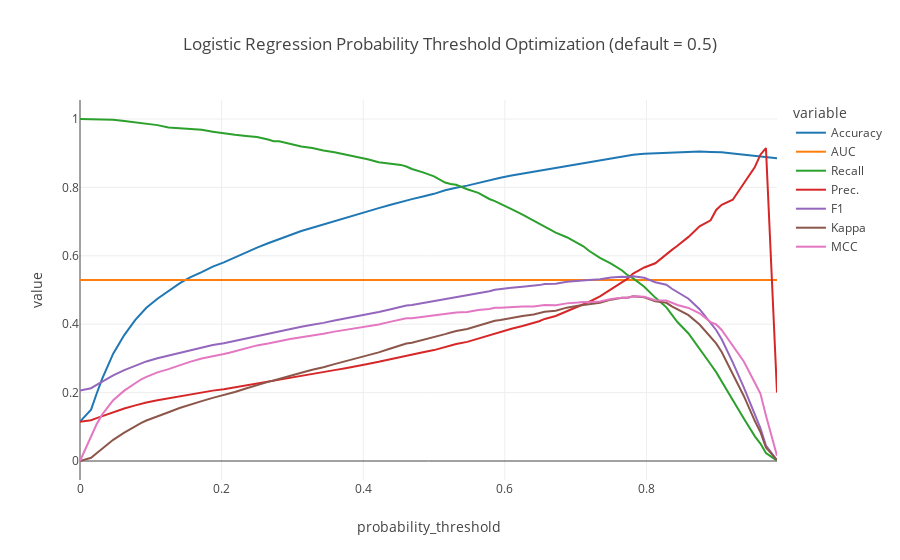

Notebook source saved alongside this figure:
### Markdown cell above
Choosing best model

### Code cell
# get the unique classes
classes = merged_df['Smoke'].unique()
# class_weights = compute_class_weight(class_weight={0:false_weight, 1:true_weight}, classes=classes, y=merged_df['Smoke'],)
class_weights = compute_class_weight(class_weight="balanced", classes=classes, y=merged_df['Smoke'])

print(class_weights)

new_weights = dict(zip(classes, class_weights))
print(new_weights)

# new_weights[True] = new_weights[True]*0.9

model = pc.create_model('lr', fold=20)
weighted_model = pc.create_model('lr', fold=20, class_weight=new_weights)
optimized_model = pc.optimize_threshold(weighted_model, optimize='MCC')

# # tune probability_threshold for the weighted model
# params = {'probability_threshold': [0.5, 0.6, 0.7, 0.77, 0.8, 0.9]}
# tuned_weighted_model = pc.tune_model(weighted_model, optimize='MCC', custom_grid=params)

# model = best

pc.predict_model(model)
pc.predict_model(weighted_model)
pc.predict_model(optimized_model)


# plot the mcc curve for the tuned weighted model with probability threshold as x axis
# pc.plot_model(tuned_weighted_model, plot='threshold')
# pc.evaluate_model(model)
